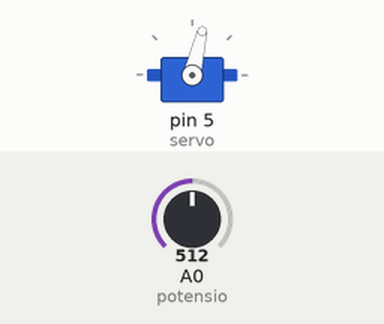
This sketch was run on a simulated Arduino Uno, built with avr-gcc and run on an emulated ATmega328P. On the bench: servo. The inputs (shaded band) are chosen by the test bench; at power-on: A0 (potensio) = 512.

Above: at 1.2 s.
1.3 s: A0 (potensio) set to 716
At 2.5 s:
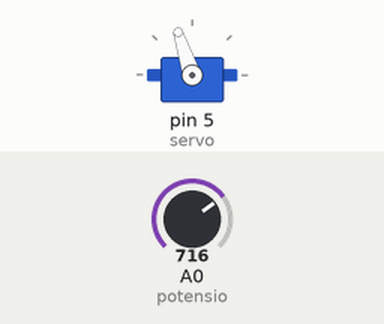
2.8 s: A0 (potensio) set to 900
At 3.8 s:
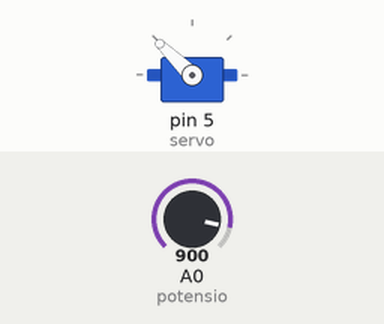
4.3 s: A0 (potensio) set to 1023
At 4.9 s:
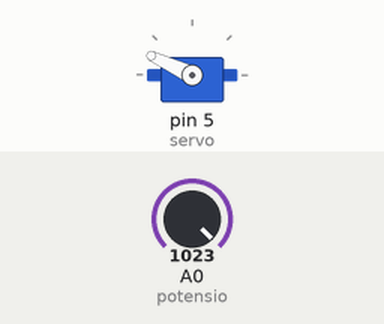
5.8 s: A0 (potensio) set to 306
At 6.1 s:
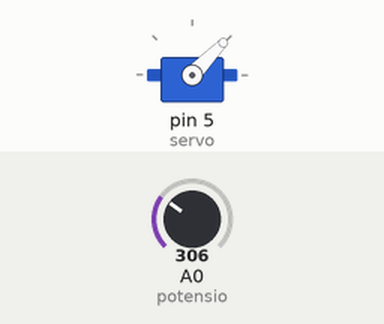
7.3 s: A0 (potensio) set to 122
At 8.4 s:
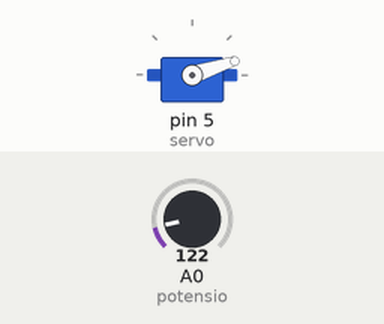
8.8 s: A0 (potensio) set to 511
At 9.6 s:
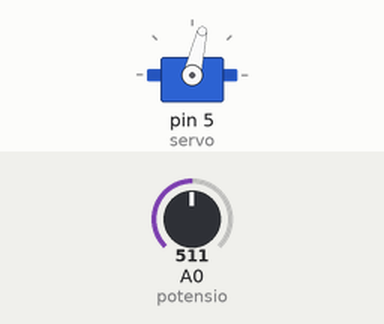
Timing chart, 0 to 11.3 s (numbered marks = the images above; inputs shaded):
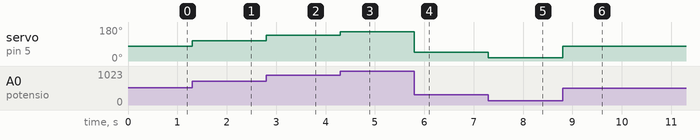

The sketch:

pot_servo.ino
```cpp
#include<Servo.h>
Servo servo;

const byte potensio = A0;
short sudut, nilai;

void setup() {
  Serial.begin(9600);
  pinMode(potensio, INPUT);
  servo.attach(5);
}

void loop() {
  nilai = analogRead(potensio);
  sudut = map(nilai, 0,1023,0,155);
  servo.write(sudut);
}
```

Measured:
- after the input at 1.3 s, servo on pin 5 (servo): 77° → 108° at once
- after the input at 2.8 s, servo on pin 5 (servo): 108° → 136° at once
- after the input at 4.3 s, servo on pin 5 (servo): 136° → 155° at once
- after the input at 5.8 s, servo on pin 5 (servo): 155° → 46° at once
- after the input at 7.3 s, servo on pin 5 (servo): 46° → 18° at once
- after the input at 8.8 s, servo on pin 5 (servo): 18° → 77° at once
